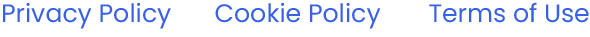
#> input picture Assets/1x/Asset 1.png, 590 x 37 px, found by its file name; its folder holds only this picture in this run
$ python stitch.py
#> lines starting #> are read from the running program, lines starting #| are printed output that depends on the picture
import os
from PIL import Image, ImageDraw, ImageFont

def create_contact_sheet(directory, output_file, thumbsize=(200, 200), cols=10):
#> called with thumbsize = (200, 200), cols = 10
    files = [f for f in os.listdir(directory) if f.endswith('.png')]
    files.sort(key=lambda x: int(''.join(filter(str.isdigit, x))) if any(c.isdigit() for c in x) else 0)

    rows = (len(files) + cols - 1) // cols
    width = cols * thumbsize[0]
    height = rows * thumbsize[1]

    sheet = Image.new('RGB', (width, height), 'white')
#> sheet: PIL image 2000x200 RGB; every value is 255
    draw = ImageDraw.Draw(sheet)

    for i, file in enumerate(files):
        img_path = os.path.join(directory, file)
        try:
            img = Image.open(img_path).convert('RGB')
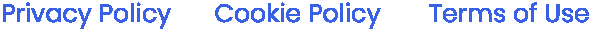
#> img: PIL image 590x37 RGB; mean R, G, B 223.1, 229.5, 250.8
            img.thumbnail((thumbsize[0], thumbsize[1] - 30))

            x = (i % cols) * thumbsize[0]
            y = (i // cols) * thumbsize[1]

            img_x = x + (thumbsize[0] - img.width) // 2
#> img_x = 0
            img_y = y + (thumbsize[1] - 30 - img.height) // 2
#> img_y = 78

            sheet.paste(img, (img_x, img_y))
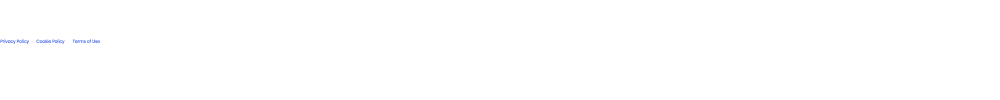
#> sheet: PIL image 2000x200 RGB (shown at 1/2 size); mean R, G, B 254.8, 254.8, 255
            draw.text((x + 10, y + thumbsize[1] - 25), file, fill='black')
        except Exception as e:
            print(f"Failed to process {file}: {e}")

    sheet.save(output_file)

create_contact_sheet('/Users/mdrezawl/Desktop/Gorebel/Assets/1x', '/Users/mdrezawl/Desktop/Gorebel/Assets/contact_sheet.jpg')
